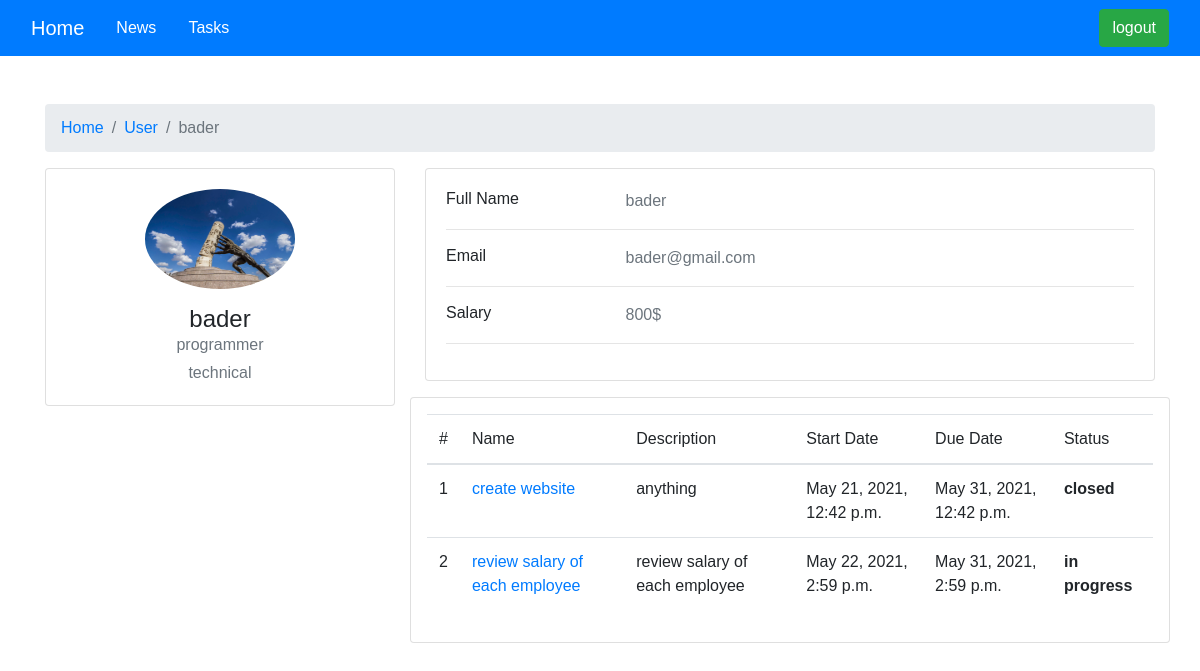
Page /task/ (signed in) on the committed database.
### task/models.py (models this page shows, shortened)
class Profile(models.Model):
    user = models.OneToOneField(
        User,
        on_delete=models.CASCADE,
        primary_key=True,
    )
    image = models.ImageField(null=True, blank=True)
    salary = models.CharField(max_length=200)
    position = models.CharField(max_length=200)
    department = models.CharField(max_length=200)

class Task(models.Model):
    user = models.ManyToManyField(User)
    task_name = models.CharField(max_length=200)
    task_description = models.CharField(max_length=200)
    start_date = models.DateTimeField('start_date')
    due_date = models.DateTimeField('due date')
    status = models.CharField(max_length=265, choices=(
        ('1', 'staging'), ('2', 'in progress'), ('3', 'test'), ('4', 'in review'), ('5', 'closed')))

### task/views.py (the view)
# urls.py: path('', views.index, name='task.index'),
def index(request):
    print(request.user)
    profile = Profile.objects.get(user=request.user)
    tasks = Task.objects.filter(user=request.user).all()
    context = {
        'all_task': tasks,
        'profile': profile
    }
    print(profile.image.url)
    return render(request, 'index.html', context)

### task/templates/index.html
{% extends "base.html" %}
{% block content %}
<div class="container mt-5">
    <div class="main-body">
        <nav aria-label="breadcrumb" class="main-breadcrumb">
            <ol class="breadcrumb">
                <li class="breadcrumb-item"><a href="index.html">Home</a></li>
                <li class="breadcrumb-item"><a href="javascript:void(0)">User</a></li>
                <li class="breadcrumb-item active" aria-current="page">{{profile.user}}</li>
            </ol>
        </nav>
        <div class="row gutters-sm">
            <div class="col-md-4 mb-3">
                <div class="card">
                    <div class="card-body">
                        <div class="d-flex flex-column align-items-center text-center">
                            <img src="{{profile.image.url}}" alt="Admin" class="rounded-circle" width="150">
                            <div class="mt-3">
                                <h4>{{profile.user}}</h4>
                                <p class="text-secondary mb-1">{{profile.position}}</p>
                                <p class="text-muted font-size-sm">{{profile.department}}</p>
                            </div>
                        </div>
                    </div>
                </div>
            </div>
            <div class="col-md-8">
                <div class="card mb-3">
                    <div class="card-body">
                        <div class="row">
                            <div class="col-sm-3">
                                <h6 class="mb-0">Full Name</h6>
                            </div>
                            <div class="col-sm-9 text-secondary">
                                {{profile.user.username}}
                            </div>
                        </div>
                        <hr>
                        <div class="row">
                            <div class="col-sm-3">
                                <h6 class="mb-0">Email</h6>
                            </div>
                            <div class="col-sm-9 text-secondary">
                                {{profile.user.email}}
                            </div>
                        </div>
                        <hr>
                        <div class="row">
                            <div class="col-sm-3">
                                <h6 class="mb-0">Salary</h6>
                            </div>
                            <div class="col-sm-9 text-secondary">
                                {{profile.salary}}
                            </div>
                        </div>
                        <hr>
                    </div>
                </div>
                <div class="row gutters-sm">
                    <div class="card p-3">
                        <table class="table">
                            <thead>
                                <tr>
                                    <th scope="col">#</th>
                                    <th scope="col">Name</th>
                                    <th scope="col">Description</th>
                                    <th scope="col">Start Date</th>
                                    <th scope="col">Due Date</th>
                                    <th scope="col">Status</th>
                                </tr>
                            </thead>
                            <tbody>
                                {% for task in all_task %}
                                <tr>
                                    <th scope="row">{{forloop.counter}}</th>
                                    <td>
                                        <a href="{% url 'task.detail' task.id  %}">
                                            {{task.task_name}}
                                        </a>
                                    </td>
                                    <td>{{task.task_description}}</td>
                                    <td>{{task.start_date}}</td>
                                    <td>{{task.due_date}}</td>
                                    <td>
                                        {% if task.status == '1' %}
                                        <b>
                                            Staging
                                        </b>
                                        {% elif task.status == '2' %}
                                        <b> in progress </b>
                                        {% elif task.status == '3' %}
                                        <b> test </b>
                                        {% elif task.status == '4' %}
                                        <b> in review </b>
                                        {% elif task.status == '5' %}
                                        <b> closed </b>
                                        {% endif %}
                                    </td>
                                </tr>
                                {% endfor %}
                            </tbody>
                        </table>
                    </div>
                </div>
            </div>
        </div>
    </div>
</div>
{% endblock %}

### task/templates/base.html (shortened to what this page needs)
<!DOCTYPE html>
<html lang="en">
<head>
    {% load static %}
    <link rel="stylesheet" href="{% static 'task/bootstrap/css/bootstrap.min.css' %}">
    <link rel="stylesheet" href="{% static 'task/css/styles.css' %}">
    <link rel="stylesheet" type="text/css" href="{% static 'task/css/util.css' %}">
    <link rel="stylesheet" type="text/css" href="{% static 'task/css/main.css' %}">
</head>
<body>
    <nav class=" navbar navbar-dark navbar-expand-md bg-primary">
        <div class="container-fluid">
            <a class="navbar-brand" href="{% url 'task.index' %}"> Home </a>
            <a class="nav-link" href="{% url 'task.news' %}" style="color: white;">News</a>
            <a class="nav-link" href="{% url 'task.tasks' %}" style="color: white;">Tasks</a>
            {% if user.is_authenticated %}
            <a href="/logout" class="btn btn-success" style="color: white;">logout</a>
            {% else %}
            <div class="text-center">
            </div>
            {% endif %}
        </div>
    </nav>
    {% block content %}
    {% endblock %}
</body>
</html>

### task/static/task/css/main.css (style rules this page uses)
* { margin: 0px; padding: 0px; box-sizing: border-box; }
body, html { height: 100%; font-family: sans-serif; }
a { margin: 0px; transition: all 0.4s; -webkit-transition: all 0.4s; -o-transition: all 0.4s; -moz-transition: all 0.4s; }
h1,h2,h3,h4,h5,h6 { margin: 0px; }
p { margin: 0px; }
ul, li { margin: 0px; list-style-type: none; }
table { width: 100%; background-color: #fff; }
th, td { font-weight: unset; padding-right: 10px; }

### rows in the picture
Profile: user "bader", image (picture), position "programmer", department "technical", user.username "bader", user.email "bader@gmail.com", salary "800$"
Task: task_name "create website", task_description "anything", start_date "May 21, 2021, 12:42 p.m.", due_date "May 31, 2021, 12:42 p.m.", status "closed"
Task: task_name "review salary of each employee", task_description "review salary of each employee", start_date "May 22, 2021, 2:59 p.m.", due_date "May 31, 2021, 2:59 p.m.", status "in progress"
